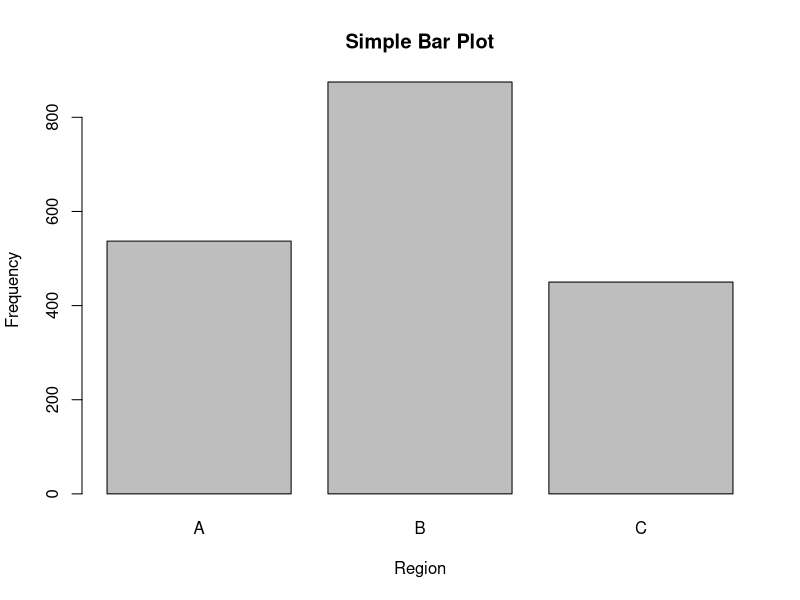
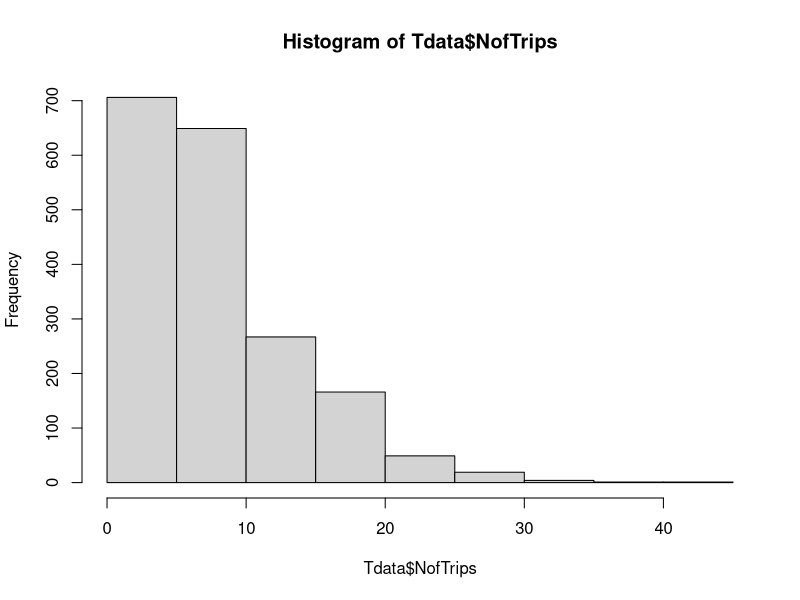
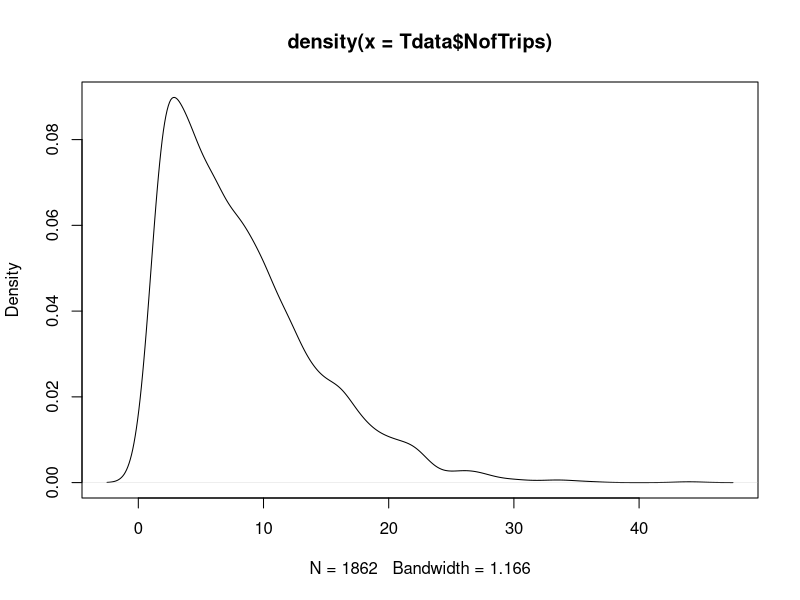
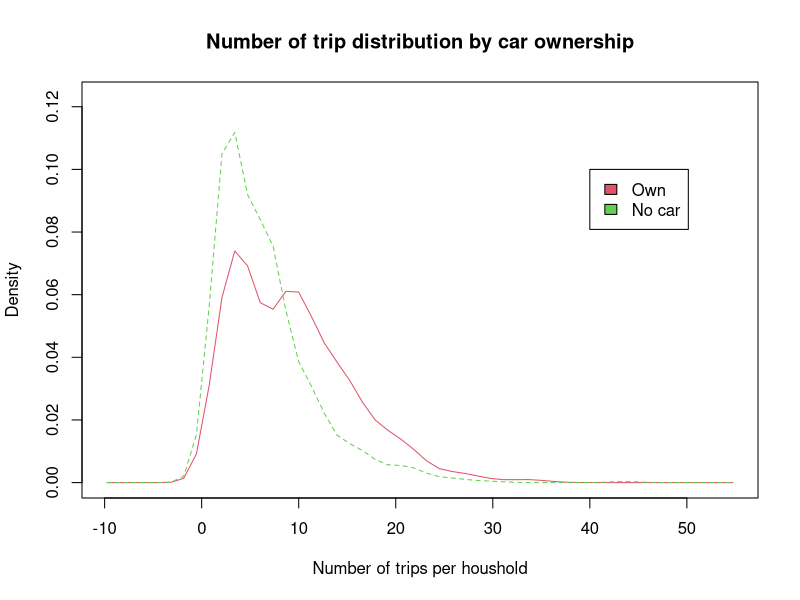
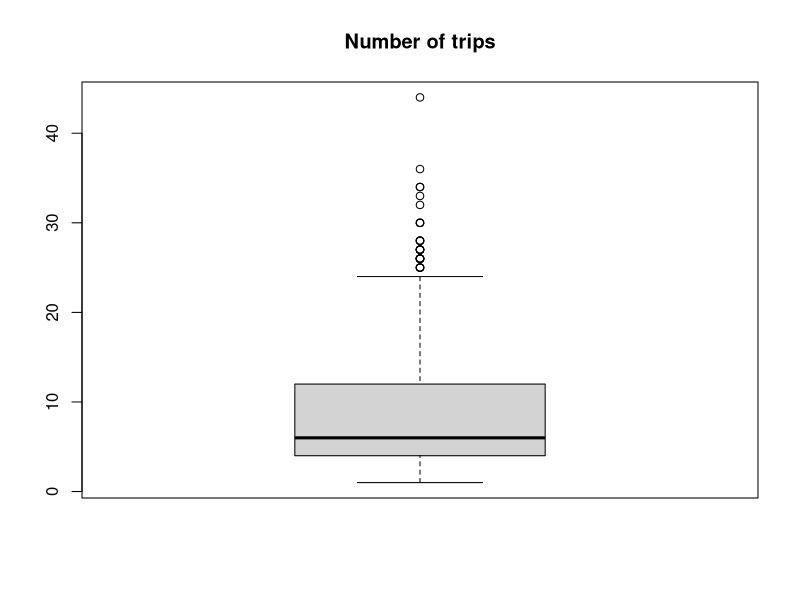
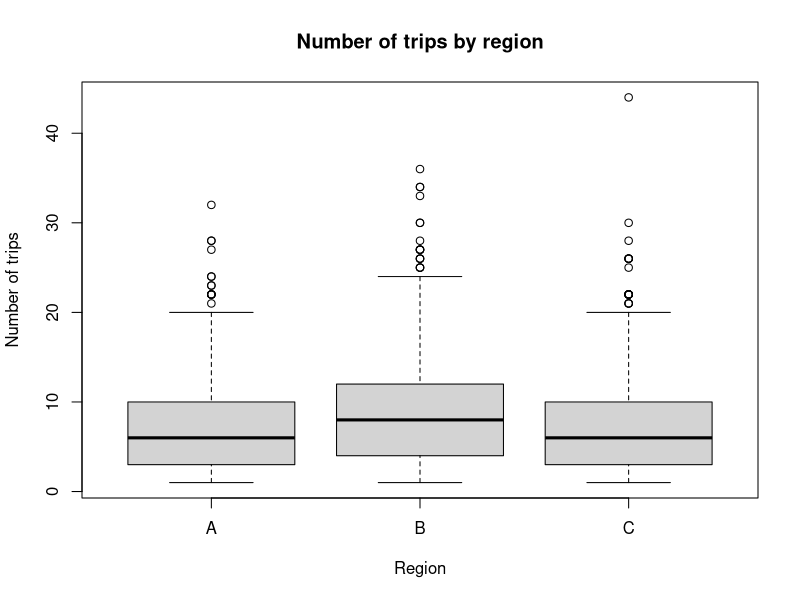
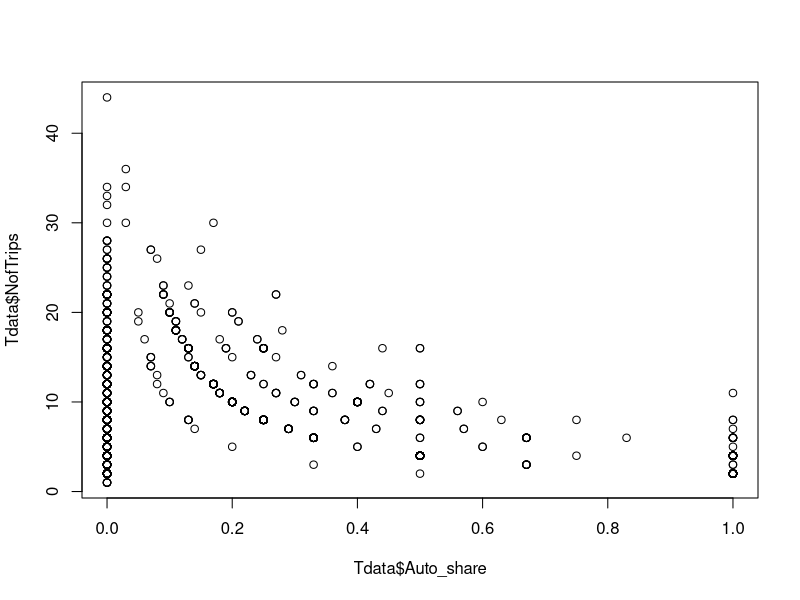
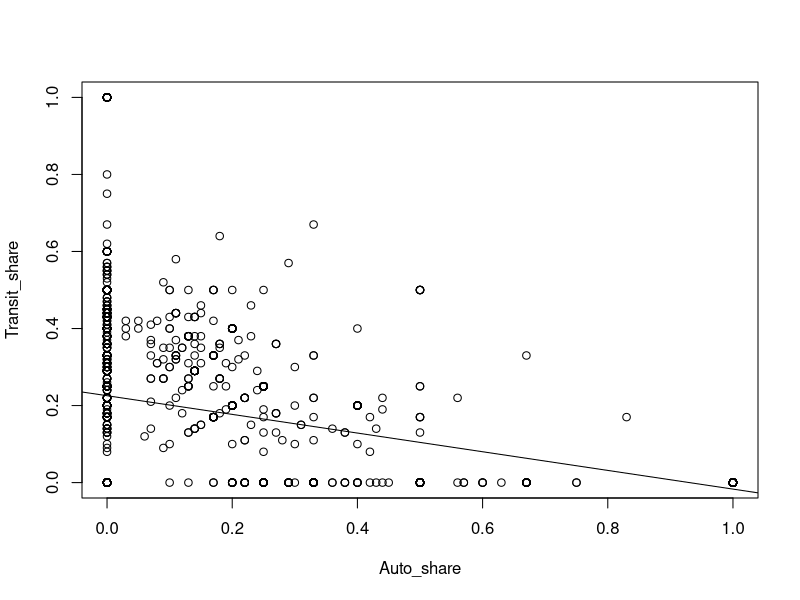

R code for these plots, in order:
temperature <- c(36.2, 38.1, 36.7)
subject_name <- c("Kim", "Steve", "Jane")
flu_status <- c(FALSE, TRUE, FALSE)

temperature[2]
temperature[2:3]
temperature[1:3]
temperature[c(1,3)]
temperature[flu_status]

print(c(1,3))

#Nominal Value Vector
gender <- factor(c("male", "female", "male"))
blood <- factor(c("O", "AB", "A"), levels = c("A", "B", "AB", "O"))

#Ordinal Value Vector
symptons <- factor(c("mild", "severe", "moderate"), levels = c("mild", "moderate", "severe"), ordered = TRUE)
symptons
symptons > "moderate"
subject_name[symptons > "moderate"]

pt_data <- data.frame(subject_name, temperature, flu_status, gender, blood, symptons, stringsAsFactors = FALSE)
pt_data
pt_data$subject_name
pt_data[c("temperature", "flu_status")]
pt_data[1,2]
pt_data[c(1,3), c(2,4)]
pt_data[,1]
pt_data[1,]
pt_data[,]
pt_data[c(1,3), c("temperature", "gender")]

aggregate(pt_data$temperature, by=list(pt_data$flu_status), mean)

Tdata <- read.csv("class0909/HH_trips_data.csv")
typeof(Tdata)
str(Tdata)
summary(Tdata)

Myvars <- c("HHsize", "HHincome", "NofTrips", "Auto_share")
summary(Tdata[Myvars])

Tdata$Region
str(Tdata$Region)
summary(Tdata$Region)
table(Tdata$Region)
table(Tdata$Region, Tdata$Car_own)

Mytable <- table(Tdata$Region,Tdata$Car_own)
addmargins(Mytable) #Show "Sum" Information

addmargins(prop.table(Mytable))
prop.table(Mytable, 1)
prop.table(Mytable, 2)

aggregate(Tdata[Myvars], by=list(Tdata$Region), mean)
aggregate(Tdata[Myvars], by=list(Tdata$Region), sd)

install.packages("vcd")
library("vcd")

counts <- table(Tdata$Region)
barplot(counts, main="Simple Bar Plot", xlab ="Region", ylab ="Frequency")

hist(Tdata$NofTrips)        

d <- density(Tdata$NofTrips)
plot(d)

install.packages("sm")
library(sm)

attach(Tdata)
Car_own.f <- factor(Car_own, levels=c(1,2), labels=c("Own","No car"))
sm.density.compare(NofTrips, Car_own, xlab="Number of trips per houshold")
title(main="Number of trip distribution by car ownership")
colfill <-c(2:(1+length(levels(Car_own.f))))
legend(40,0.1,levels(Car_own.f), fill=colfill)
detach(Tdata)

boxplot(Tdata$NofTrips, data=Tdata, main="Number of trips")
boxplot(Tdata$NofTrips ~ Tdata$Region, main="Number of trips by region", xlab="Region", ylab="Number of trips")

plot(Tdata$Auto_share, Tdata$NofTrips)

attach(Tdata)
plot(Auto_share,Transit_share)
abline(lm(Transit_share~Auto_share))
pairs(~Auto_share+Transit_share+NofTrips)
detach(Tdata)
